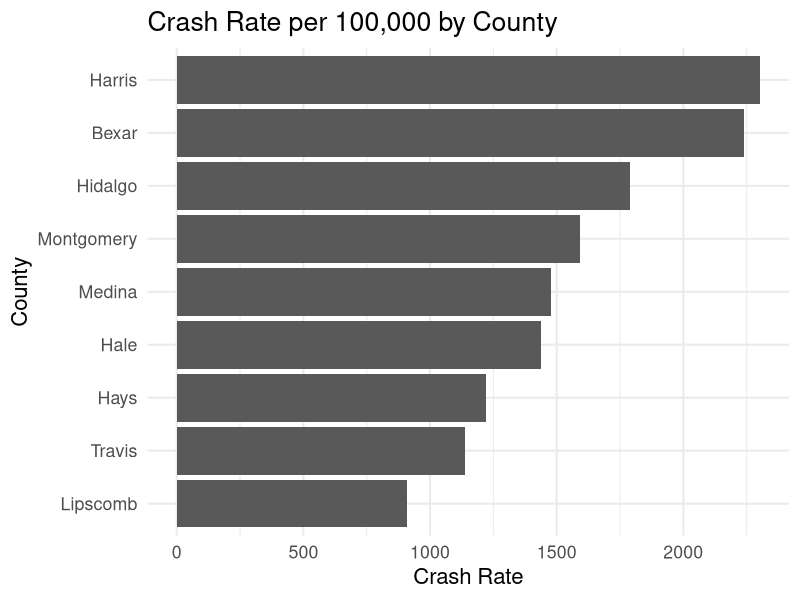
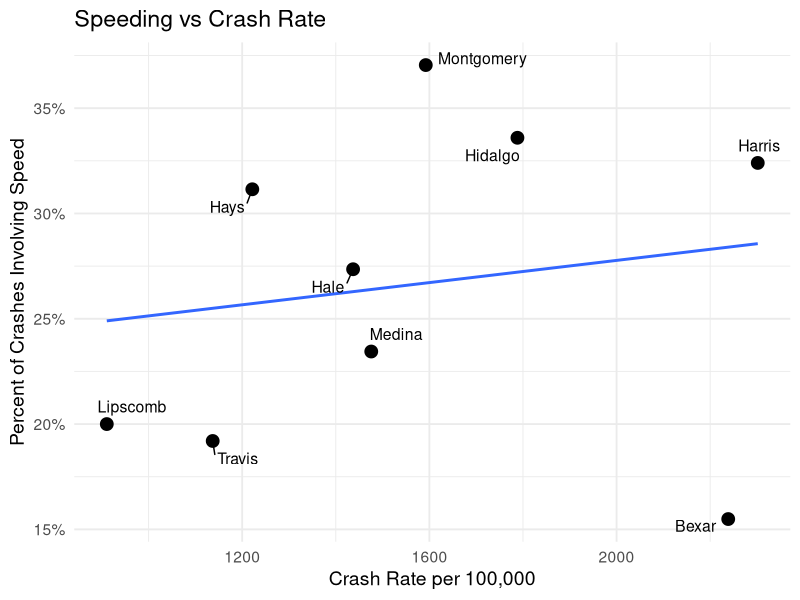
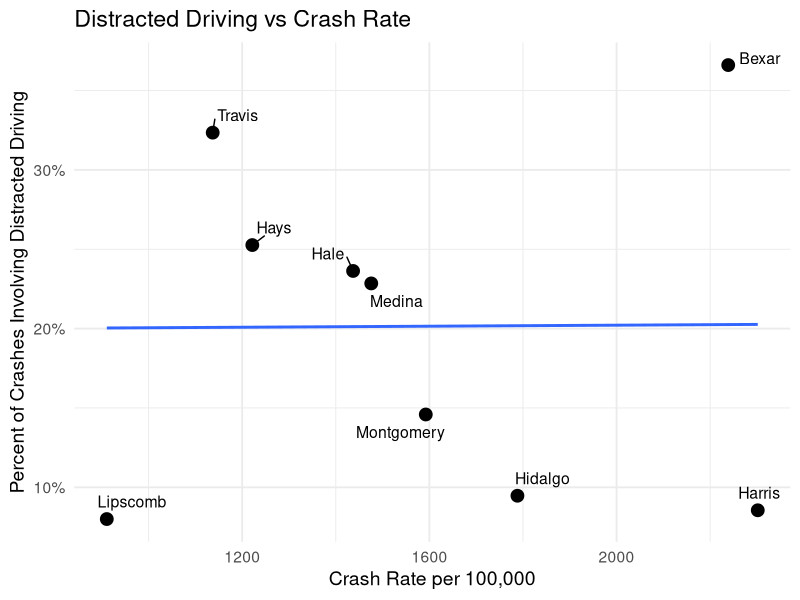
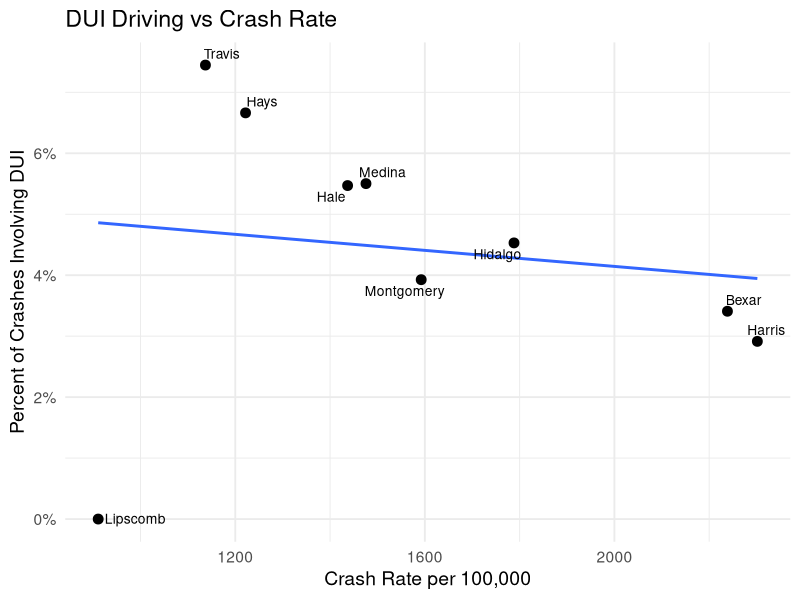
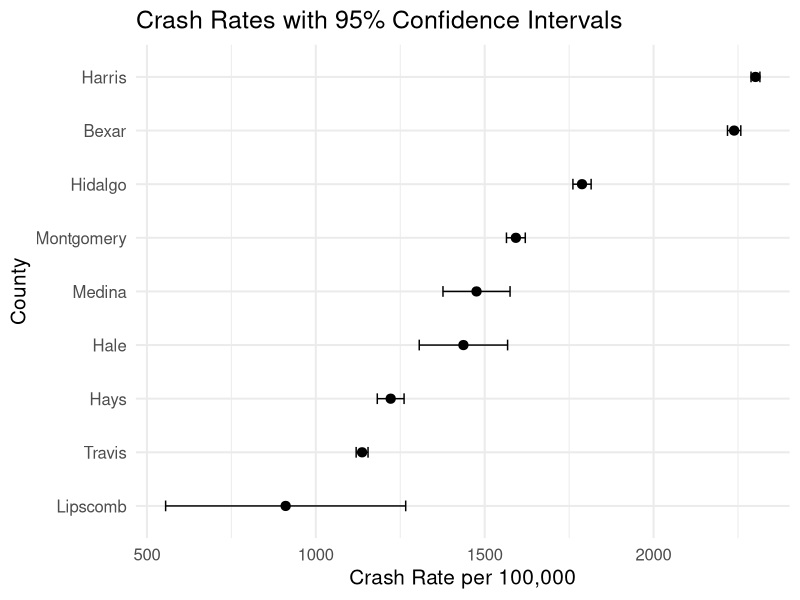

Write the R code that produced these figures, in order.
## ---- chunk 1
knitr::opts_chunk$set(
  echo = FALSE,
  warning = FALSE,
  message = FALSE,
  fig.width = 8,
  fig.height = 4.8,
  fig.align = "center"
)

library(tidyverse)
library(ggrepel)

library(scales)

# ---- Data import ----
crash <- read.csv("Crash_Data_2024.csv")

# ---- Data cleaning ----
crash <- crash %>%
  mutate(
    Total_Crashes = as.numeric(gsub(",", "", Total_Crashes)),
    Population = as.numeric(gsub(",", "", Population)),
    Fatal_Crashes = as.numeric(gsub(",", "", Fatal_Crashes)),
    Speed_Crashes = as.numeric(gsub(",", "", Speed_Crashes)),
    DUI_Crashes = as.numeric(gsub(",", "", DUI_Crashes)),
    Distracted_Crashes = as.numeric(gsub(",", "", Distracted_Crashes)),
    Serious_Crashes = as.numeric(gsub(",", "", Serious_Crashes)),
    Minor_Crashes = as.numeric(gsub(",", "", Minor_Crashes))
  ) %>%
  mutate(
    Crash_Rate = (Total_Crashes / Population) * 100000,
    Fatal_Rate = (Fatal_Crashes / Population) * 100000,
    SpeedPercent = Speed_Crashes / Total_Crashes,
    DUIPercent = DUI_Crashes / Total_Crashes,
    DistractedPercent = Distracted_Crashes / Total_Crashes,
    SeverityPercent = (Fatal_Crashes + Serious_Crashes) / Total_Crashes
  )

# ---- Ranked tables ----
rank_crash <- crash %>%
  arrange(desc(Crash_Rate)) %>%
  select(County, Crash_Rate, Total_Crashes, Population)

rank_fatal <- crash %>%
  arrange(desc(Fatal_Rate)) %>%
  select(County, Fatal_Rate, Fatal_Crashes, Population)

risk_table <- crash %>%
  select(County, SpeedPercent, DUIPercent, DistractedPercent, SeverityPercent) %>%
  arrange(desc(SpeedPercent))

# ---- Confidence intervals ----
make_ci <- function(df, county_name) {
  row <- df %>% filter(County == county_name)
  p_hat <- row$Total_Crashes / row$Population
  n <- row$Population
  z <- 1.96
  se <- sqrt((p_hat * (1 - p_hat)) / n)
  tibble(
    County = county_name,
    Lower_CI = (p_hat - z * se) * 100000,
    Upper_CI = (p_hat + z * se) * 100000,
    Crash_Rate = p_hat * 100000
  )
}

ci_compare <- bind_rows(
  make_ci(crash, "Harris"),
  make_ci(crash, "Montgomery")
)

# ---- Regression ----
model <- lm(Crash_Rate ~ SpeedPercent + DUIPercent + DistractedPercent, data = crash)
model_coef <- broom::tidy(model)
model_fit <- broom::glance(model)

# ---- Key result values for slides ----
top_crash <- crash %>%
  arrange(desc(Crash_Rate)) %>%
  select(County, Crash_Rate)

harris_rate <- crash %>% filter(County == "Harris") %>% pull(Crash_Rate)
bexar_rate <- crash %>% filter(County == "Bexar") %>% pull(Crash_Rate)
travis_rate <- crash %>% filter(County == "Travis") %>% pull(Crash_Rate)
lipscomb_rate <- crash %>% filter(County == "Lipscomb") %>% pull(Crash_Rate)

r2_val <- model_fit$r.squared

ci_all <- crash %>%
  mutate(
    p_hat = Total_Crashes / Population,
    n = Population,
    z = 1.96,
    se = sqrt((p_hat * (1 - p_hat)) / n),
    Lower_CI = (p_hat - z * se) * 100000,
    Upper_CI = (p_hat + z * se) * 100000,
    Crash_Rate = p_hat * 100000
  ) %>%
  select(County, Crash_Rate, Lower_CI, Upper_CI)
## ---- chunk 2
knitr::kable(
  tibble(County = unique(crash$County)),
  booktabs = TRUE,
  align = "l",
  caption = "Counties included in the analysis"
)
## ---- chunk 3
knitr::kable(
  crash %>%
    select(County, Crash_Rate, Fatal_Rate, SpeedPercent, DUIPercent, DistractedPercent),
  digits = 3,
  caption = "Derived Variables"
)
## ---- chunk 4
knitr::kable(
  rank_crash %>% mutate(Crash_Rate = round(Crash_Rate, 2)),
  booktabs = TRUE,
  caption = "Counties ranked by crash rate per 100,000"
)
## ---- chunk 5
ggplot(crash, aes(x = reorder(County, Crash_Rate), y = Crash_Rate)) +
  geom_col() +
  coord_flip() +
  labs(
    title = "Crash Rate per 100,000 by County",
    x = "County",
    y = "Crash Rate"
  ) +
  theme_minimal(base_size = 16)

## ---- chunk 6
knitr::kable(
  rank_fatal %>% mutate(Fatal_Rate = round(Fatal_Rate, 2)),
  booktabs = TRUE,
  caption = "Counties ranked by fatal crash rate per 100,000"
)
## ---- chunk 7
knitr::kable(
  risk_table %>% mutate(across(-County, ~ round(.x, 4))),
  booktabs = TRUE,
  caption = "Risk-factor proportions by county"
)
## ---- chunk 8
ggplot(crash, aes(x = Crash_Rate, y = SpeedPercent, label = County)) +
  geom_point(size = 4) +
  geom_smooth(method = "lm", se = FALSE) +
  geom_text_repel(
    size = 4,
    box.padding = 0.5,
    point.padding = 0.3
  ) +
  scale_y_continuous(labels = percent_format(accuracy = 1)) +
  labs(
    title = "Speeding vs Crash Rate",
    x = "Crash Rate per 100,000",
    y = "Percent of Crashes Involving Speed"
  ) +
  theme_minimal(base_size = 14)
## ---- chunk 9
ggplot(crash, aes(x = Crash_Rate, y = DistractedPercent, label = County)) +
  geom_point(size = 4) +
  geom_smooth(method = "lm", se = FALSE, aes(group = 1), linetype = "solid") +
  geom_text_repel(
    size = 4,
    box.padding = 0.5,
    point.padding = 0.3
  ) +
  scale_y_continuous(labels = percent_format(accuracy = 1)) +
  labs(
    title = "Distracted Driving vs Crash Rate",
    x = "Crash Rate per 100,000",
    y = "Percent of Crashes Involving Distracted Driving"
  ) +
  theme_minimal(base_size = 14)
## ---- chunk 10
ggplot(crash, aes(x = Crash_Rate, y = DUIPercent, label = County)) +
  geom_point(size = 3) +
  geom_smooth(method = "lm", se = FALSE, aes(group = 1)) +
  geom_text_repel(size = 3.5) +
  scale_y_continuous(labels = percent_format(accuracy = 1)) +
  labs(
    title = "DUI Driving vs Crash Rate",
    x = "Crash Rate per 100,000",
    y = "Percent of Crashes Involving DUI"
  ) +
  theme_minimal(base_size = 14)
## ---- chunk 11
knitr::kable(
  ci_all %>% mutate(across(-County, ~ round(.x, 2))),
  format = "latex",
  booktabs = TRUE,
  caption = "Crash rates and 95% confidence intervals per 100,000 residents"
)
## ---- chunk 12
ggplot(ci_all, aes(x = reorder(County, Crash_Rate), y = Crash_Rate)) +
  geom_point(size = 2.8) +
  geom_errorbar(aes(ymin = Lower_CI, ymax = Upper_CI), width = 0.2) +
  coord_flip() +
  labs(
    title = "Crash Rates with 95% Confidence Intervals",
    x = "County",
    y = "Crash Rate per 100,000"
  ) +
  theme_minimal(base_size = 15)
## ---- chunk 13
knitr::kable(
  model_coef %>% mutate(across(where(is.numeric), ~ round(.x, 4))),
  booktabs = TRUE,
  caption = "Regression coefficients"
)
## ---- chunk 14
knitr::kable(
  model_fit %>%
    select(r.squared, adj.r.squared, sigma, statistic, p.value) %>%
    mutate(across(everything(), ~ round(.x, 4))),
  booktabs = TRUE,
  caption = "Regression model fit"
)
